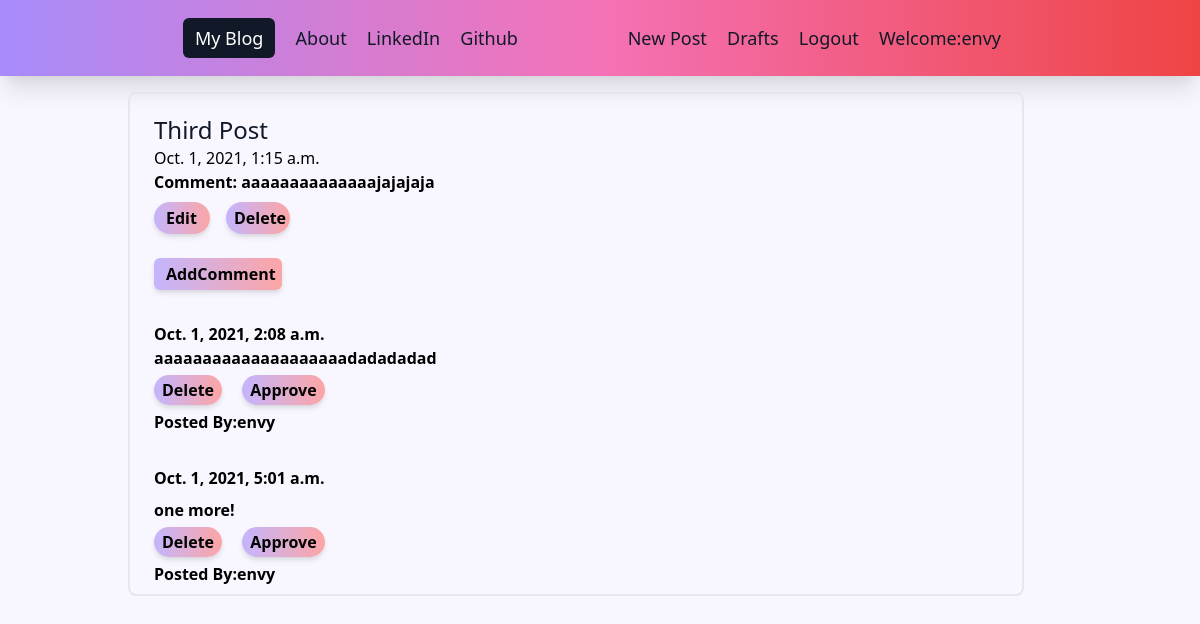
Screenshot of /blog/post/18/details (signed in) with the database file from the repository.
### blog/models.py (models this page shows, shortened)
class Post(models.Model):
    author = models.ForeignKey('auth.user', on_delete=CASCADE)
    title = models.CharField(max_length=200)
    Text = models.TextField()
    date_created = models.DateTimeField(
        default=timezone.datetime.now, editable=True)
    publish_date = models.DateTimeField(blank=True, null=True)

class Comment(models.Model):
    post = models.ForeignKey(
        Post, related_name='comments', on_delete=CASCADE)  # comments for the posts.
    author = models.CharField(max_length=200, null=True)
    Text = models.TextField(null=True)
    created_date = models.DateTimeField(auto_now_add=True)
    approved_comment = models.BooleanField(default=False)

### blog/views.py (the view)
# urls.py: path('post/<int:pk>/details', views.PostDetailView.as_view(), name='post_detail'),
class PostDetailView(DetailView):
    model = Post

### blog/templates/blog/post_detail.html (shortened to what this page needs)
{% extends "blog/base.html" %} {% block content %}
<div class="border-2 border-gray-200 sm:rounded-lg my-4 px-6">
  <div class="md:container md:mx-auto mt-5">
    <h1 class="text-gray-900 font-medium font-nunito font text-2xl">
      {{post.title}}
    </h1>
  </div>
  {% if post.publish_date %}
  <div>
    <h4>{{ post.publish_date }}</h4>
  </div>
  {% endif %}
  <p class="font-semibold">Comment: {{ post.Text|safe|linebreaksbr }}</p>
  {% if user.is_authenticated %}
  <div class="flex justify-start space-x-4">
    <div
      class="
        px-3
        py-1
        my-2
        mb-4
        text-md
        font-semibold
        rounded-full
        bg-gradient-to-r
        from-purple-300
        to-red-300
        text-grey-800
        w-14
        shadow-md
        hover:text-white
      "
    >
      <a class="font-semibold" href="{% url 'blog:post_edit' pk=post.pk %}">
        Edit
      </a>
    </div>
    <div
      class="
        px-2
        py-1
        my-2
        mb-4
        text-md
        font-semibold
        rounded-full
        bg-gradient-to-r
        from-purple-300
        to-red-300
        text-grey-800
        w-16
        shadow-md
        hover:text-white
      "
    >
      <a class="font-semibold" href="{% url 'blog:post_remove' pk=post.pk %}"
        >Delete
      </a>
    </div>
  </div>
  {% endif %}
  <div
    class="
      px-3
      py-1
      my-2
      mb-4
      font-semibold
      rounded-md
      bg-gradient-to-r
      from-purple-300
      to-red-300
      text-grey-800
      w-32
      shadow-md
      hover:text-white
    "
  >
    <a
      class=""
      type="submit"
      href="{% url 'blog:add_comment_to_post' pk=post.pk %}"
      >AddComment</a
    >
  </div>
  <div class="container font-semibold">
    <div class="-my-2 font-semibold">
      {% for comment in post.comments.all %} <br />
      {% if user.is_authenticated or comment.approved_comment %}
      {{comment.created_date}}
    </div>
    {% if not comment.approved_comment %}
    <div class="my-2 font-semibold">
      <p>{{comment.Text|safe|linebreaks}}</p>
    </div>
    <a
      class="
        px-2
        py-1
        my-3
        mb-4
        mr-4
        text-md
        font-semibold
        rounded-full
        bg-gradient-to-r
        from-purple-300
        to-red-300
        text-grey-800
        w-16
        shadow-md
        hover:text-white
      "
      href="{% url 'blog:comment_remove' pk=comment.pk %}"
      >Delete</a
    >
    <a
      class="
        px-2
        py-1
        mr-4
        mb-4
        text-md
        font-semibold
        rounded-full
        bg-gradient-to-r
        from-purple-300
        to-red-300
        text-grey-800
        w-16
        shadow-md
        hover:text-white
      "
      href="{% url 'blog:comment_approve' pk=comment.pk %}"
      >Approve</a
    >
    {% endif %}
    <div class="my-2 font-semibold">
      <p>Posted By:{{comment.author}}</p>
    </div>
    {% endif %} {% empty %}
    <div class="font-semibold mb-4">
      <p>No Comments Posted</p>
      {% endfor %}
    </div>
  </div>
</div>
{% endblock content %}

### blog/templates/blog/base.html (shortened to what this page needs)
{% load static %} {% load tailwind_tags %}
<!DOCTYPE html>
<html lang="en">
<head>
    {% tailwind_css %}
</head>
<body class="bg-opacity-20 bg-purple-200">
    <header class="mx-auto bg-gradient-to-r from-purple-400 via-pink-400 to-red-500 p-6 text-white md-rounded  md:shadow-xl">
             {% if user.is_authenticated %}
        <nav class="">
            <div class="container mx-auto px-12 sm:items-stretch sm:justify-start flex-shrink-0 font-nunito">
                <div class="flex md:justify-between">
                    <div class="md:flex-row mx-auto">
                        <a class=" mr-4 bg-gray-900 rounded-md px-3 py-2 text-lg font-medium" href="{% url 'blog:post_list' %}">My Blog</a>
                        <a class="mr-4 py-2  text-gray-900 text-lg font-medium hover:text-white rounded-md  "href="{% url 'blog:about' %}" class="">About</a>
                        <a class="mr-4 py-2 text-gray-900 text-lg font-medium hover:text-white" href="https://linkedin.com" class="">LinkedIn</a>
                        <a class="mr-4 py-2 text-gray-900 text-lg font-medium hover:text-white" href="https://github.com" class="">Github</a>
                    </div>
                    <div class="md:flex-row mx-auto">
                        <a class="mr-4 py-2 text-gray-900 text-lg font-medium hover:text-white" href="{% url 'blog:post_new' %}" class=>New Post</a>
                        <a class="mr-4 py-2 text-gray-900 text-lg font-medium hover:text-white" href="{% url 'blog:post_draft_list' %}" class="">Drafts</a>
                        <a class="mr-4 py-2 text-gray-900 text-lg font-medium hover:text-white" href="{% url 'logout' %}" class="">Logout</a>
                        <a class="mr-4 py-2 text-gray-900 text-lg font-medium hover:text-white" href="#" class="">Welcome:{{user.username}}</a> {% else %}
                        <div class="flex justify-items-start ">
                            <div class="mx-8">
                                <a class="mr-4 py-2 text-gray-900 text-2xl font-Nunito-medium hover:text-white" href="{% url 'login' %}" class="">Login</a> {% endif %}
                            </div>
                        </div>
                    </div>
        </nav>
    </header>
    <div class="container">
        <div class="">
            <div class="ml-8 md:ml-16 lg:ml-32">
                <div class="">{% block content %} {% endblock %}</div>
            </div>
</body>
</html>

### rows the page displays
Post: title "Third Post", publish_date "Oct. 1, 2021, 1:15 a.m.", Text "aaaaaaaaaaaaaajajajaja"
Comment: created_date "Oct. 1, 2021, 2:08 a.m.", Text "aaaaaaaaaaaaaaaaaaaadadadadad", author "envy"
Comment: created_date "Oct. 1, 2021, 5:01 a.m.", Text "one more!", author "envy"

### other values shown
{{ user.username }} "envy"
